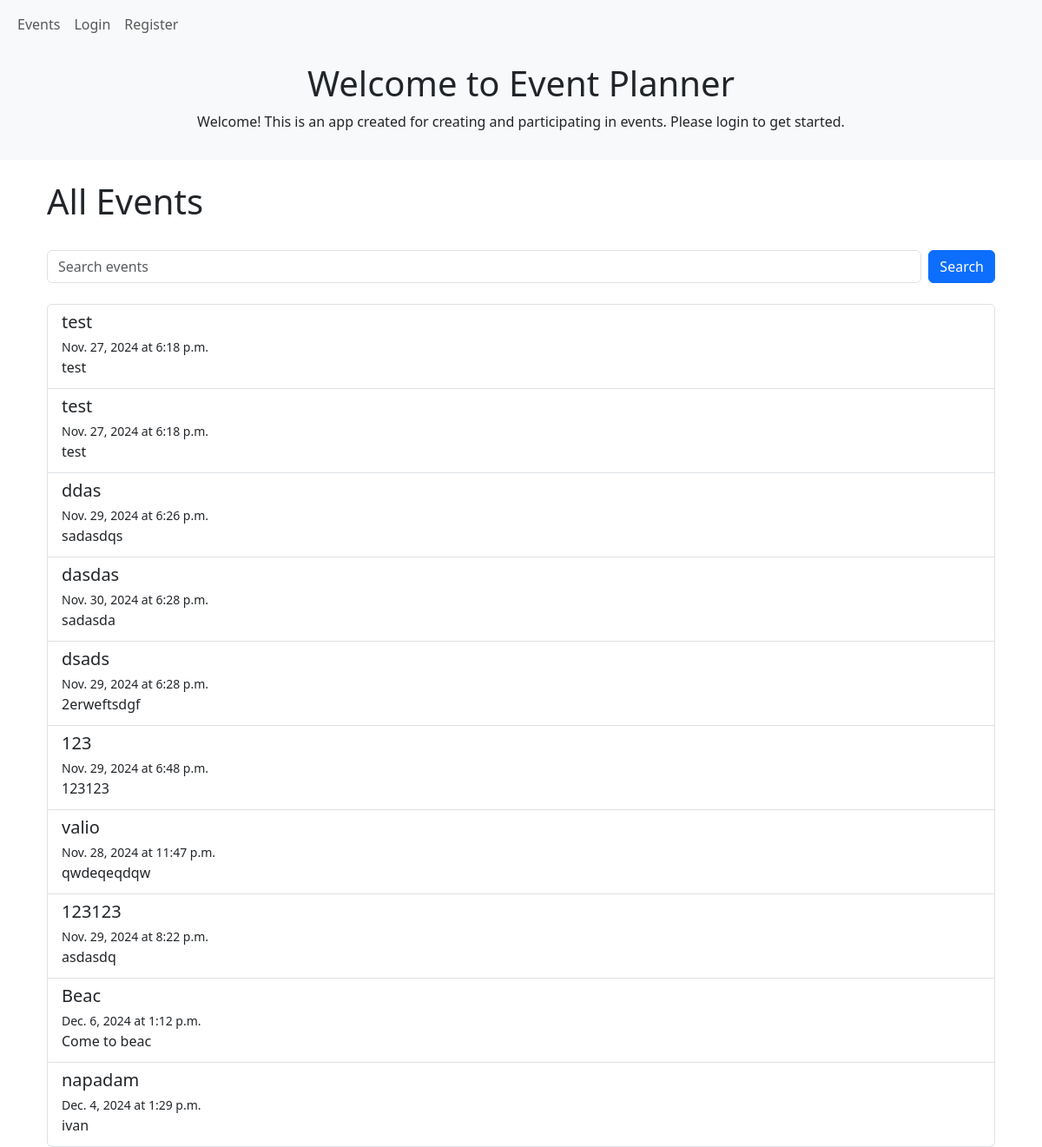
The page / on the database its author committed.
### event_planner/events/models.py (models this page shows, shortened)
class Event(models.Model):
    title = models.CharField(max_length=200)
    description = models.TextField()
    date = models.DateField()
    time = models.TimeField()
    location = models.CharField(max_length=255)
    organizer = models.ForeignKey(CustomUser, on_delete=models.CASCADE)
    category = models.ForeignKey(Category, on_delete=models.SET_NULL, null=True, blank=True)

### event_planner/events/views.py (the view, shortened to what this page needs)
# urls.py: path('', EventListView.as_view(), name='event_list'),  # View all events
class EventListView(ListView):
    model = Event
    template_name = 'events/event_list.html'
    context_object_name = 'events'
    paginate_by = 10  # Limit to 10 events per page
    def get_queryset(self):
        queryset = super().get_queryset()
        query = self.request.GET.get('q')  # Get the search query from the URL
        return queryset
    def get_context_data(self, **kwargs):
        context = super().get_context_data(**kwargs)
        context['search_query'] = self.request.GET.get('q', '')  # Pass the query to the template
        return context

### event_planner/events/templates/events/event_list.html (shortened to what this page needs)
{% extends 'base.html' %}
{% block content %}
<div class="container mt-4">
    <div class="d-flex justify-content-between align-items-center mb-4">
        <h1>All Events</h1>
    </div>
    <form method="get" action="{% url 'event_list' %}" class="d-flex mb-4">
        <input type="text" name="q" class="form-control me-2" placeholder="Search events" value="{{ search_query }}">
        <button type="submit" class="btn btn-primary">Search</button>
    </form>
    <div class="list-group">
        {% for event in events %}
        <a href="{% url 'event_detail' event.pk %}" class="list-group-item list-group-item-action">
            <h5 class="mb-1">{{ event.title }}</h5>
            <small>{{ event.date }} at {{ event.time }}</small>
            <p class="mb-1">{{ event.description|truncatechars:100 }}</p>
        </a>
        {% empty %}
        <p>No events found.</p>
        {% endfor %}
    </div>
</div>
{% endblock %}

### templates/base.html (shortened to what this page needs)
<!DOCTYPE html>
<html lang="en">
<head>
    <link rel="stylesheet" href="https://cdn.jsdelivr.net/npm/bootstrap@5.3.0/dist/css/bootstrap.min.css">
</head>
<body>
<nav class="navbar navbar-expand-lg navbar-light bg-light">
    <div class="container-fluid">
        <div class="collapse navbar-collapse" id="navbarNav">
            <ul class="navbar-nav me-auto mb-2 mb-lg-0">
                <li class="nav-item">
                    <a class="nav-link" href="{% url 'event_list' %}">Events</a>
                </li>
                {% if user.is_authenticated %}
                    <li class="nav-item">
                        <a class="nav-link" href="{% url 'profile' %}">Profile</a>
                    </li>
                    <li class="nav-item">
                        <form method="post" action="{% url 'logout' %}" style="display: inline;">
                            {% csrf_token %}
                            <button type="submit" class="btn btn-link nav-link">Logout</button>
                        </form>
                    </li>
                {% else %}
                    <li class="nav-item">
                        <a class="nav-link" href="{% url 'login' %}">Login</a>
                    </li>
                    <li class="nav-item">
                        <a class="nav-link" href="{% url 'register' %}">Register</a>
                    </li>
                {% endif %}
            </ul>
        </div>
    </div>
</nav>
<header class="bg-light py-3 mb-4">
    <div class="container">
        <h1 class="text-center">Welcome to Event Planner</h1>
        <p class="text-center">
            {% if user.is_authenticated %}
                Hello, <strong>{{ user.username }}</strong>! This is an app created for creating and participating in
                events.
            {% else %}
                Welcome! This is an app created for creating and participating in events. Please login to get started.
            {% endif %}
        </p>
    </div>
</header>
<div class="container mt-4">
    {% block content %}
    {% endblock %}
</div>
</body>
</html>

### rows shown on the page
Event: title "test", date "Nov. 27, 2024", time "6:18 p.m.", description "test"
Event: title "test", date "Nov. 27, 2024", time "6:18 p.m.", description "test"
Event: title "ddas", date "Nov. 29, 2024", time "6:26 p.m.", description "sadasdqs"
Event: title "dasdas", date "Nov. 30, 2024", time "6:28 p.m.", description "sadasda"
Event: title "dsads", date "Nov. 29, 2024", time "6:28 p.m.", description "2erweftsdgf"
Event: title "123", date "Nov. 29, 2024", time "6:48 p.m.", description "123123"
Event: title "valio", date "Nov. 28, 2024", time "11:47 p.m.", description "qwdeqeqdqw"
Event: title "123123", date "Nov. 29, 2024", time "8:22 p.m.", description "asdasdq"
Event: title "Beac", date "Dec. 6, 2024", time "1:12 p.m.", description "Come to beac"
Event: title "napadam", date "Dec. 4, 2024", time "1:29 p.m.", description "ivan"
